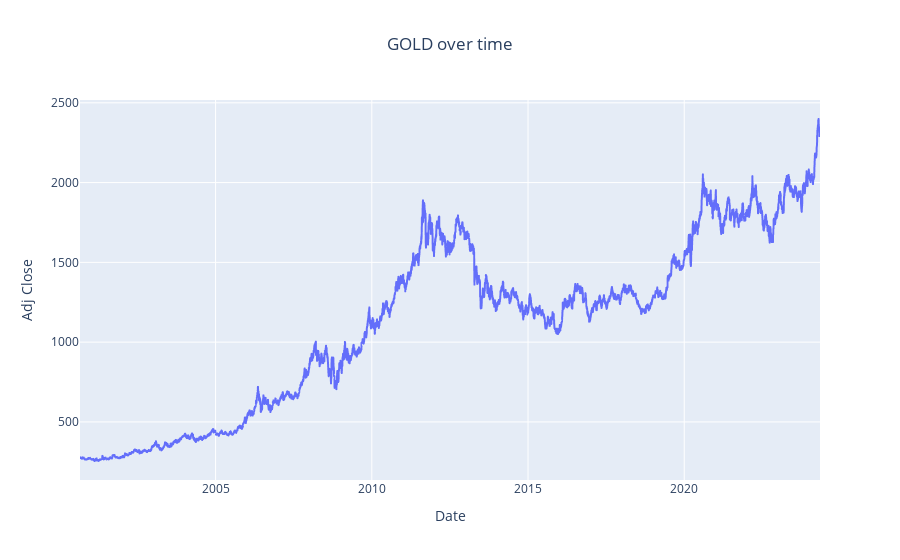

Write notebook code for a chart like this one.
### Code cell
# Dynamic visualisation of GOLD prices
fig = px.line(gold,
              x=gold.index,
              y="Adj Close",
              title='GOLD over time')
fig.update_layout(title_x=0.5)  # This will center the title horizontally

fig.show()

### Figure 1 — Plotly figure (JSON) as saved in the notebook; plotly's stock layout.template omitted (floating-point values rounded to 4 significant figures; data arrays with more than 128 entries replaced by an {"elided": "..."} marker saying what was removed)
{"data": [{"hovertemplate": "Date=%{x}<br>Adj Close=%{y}<extra></extra>", "legendgroup": "", "line": {"color": "#636efa", "dash": "solid"}, "marker": {"symbol": "circle"}, "mode": "lines", "name": "", "showlegend": false, "type": "scattergl", "x": {"elided": "5942 str values"}, "xaxis": "x", "y": {"elided": "5942 float values"}, "yaxis": "y"}], "layout": {"legend": {"tracegroupgap": 0}, "title": {"text": "GOLD over time", "x": 0.5}, "xaxis": {"anchor": "y", "domain": [0, 1], "title": {"text": "Date"}}, "yaxis": {"anchor": "x", "domain": [0, 1], "title": {"text": "Adj Close"}}}}
